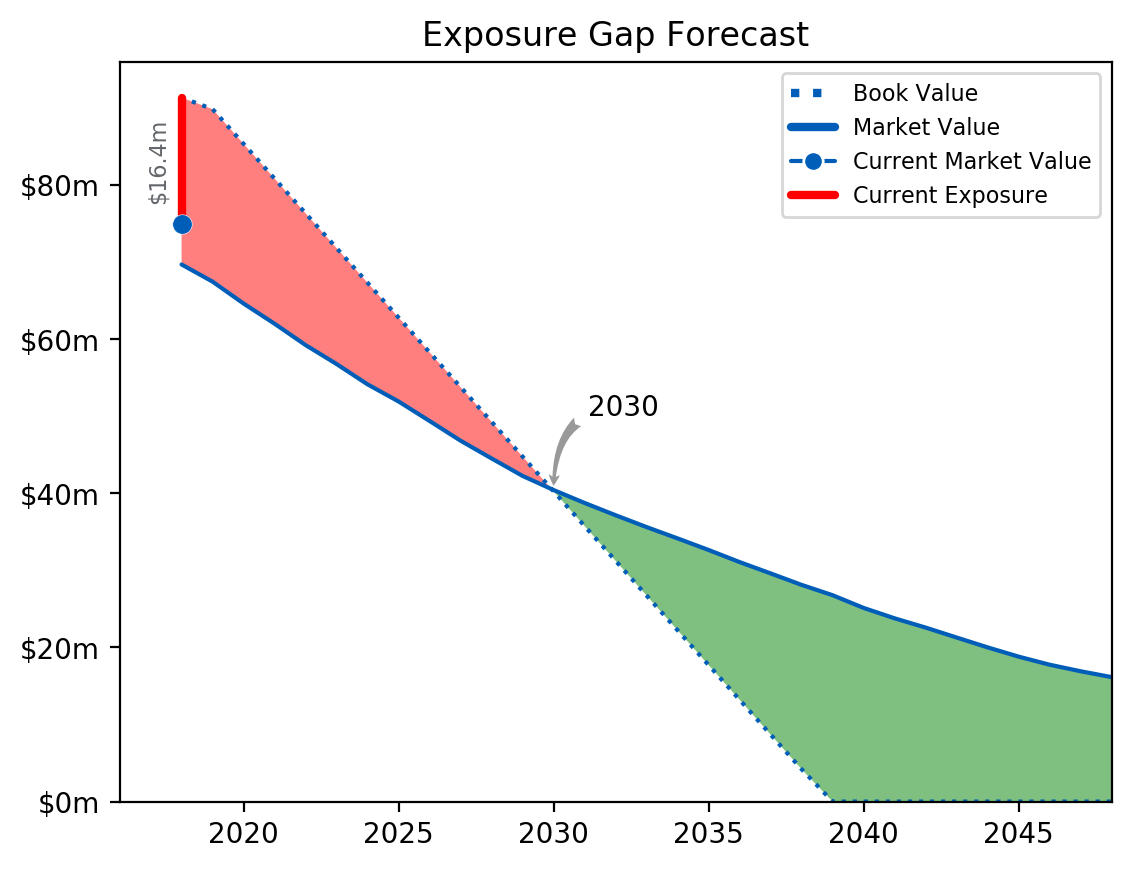

This chart was generated by the following Python code:
import pandas as pd
import numpy as np

import matplotlib
import matplotlib.pyplot as plt

import datetime as datetime
date = datetime.datetime.now().date()
currentYear = date.year


def plot_exposure(years, book, market, CMV, currentYear):
    """
    Plots a single book vs. market gap analysis.
    
    # INPUT -------------------------------------------------------------------
    years               [np.array]
    book                [np.array] array of book/exposure going forward
    market              [np.array] array of appraiser values (future curve)
    currentYear         [int]
    CMV                 [float] current year market

    # RETURN ------------------------------------------------------------------
    plot
    """
    
    fig = plt.gcf()
    fig.clf()

    # calculate yearFlip (when curves cross)
    yearFlip = False # in case they never cross
    if book[0]>market[0]:
        start = 'Below'
        for i in range(len(years)):
            if market[i]>=book[i]:
                yearFlip = years[i]
                break
    elif book[0]<market[0]:
        start = 'Above'
        for i in range(len(years)):
            if market[i]<=book[i]:
                yearFlip = years[i]
                break

    fig, ax = plt.subplots(1, 1)
    ax.plot(years, book, color='#005EB8', solid_capstyle='round', ls=':')
    ax.plot(years, market, color='#005EB8', solid_capstyle='round')
    
    # plot market and diff
    if CMV < book[0]:
        market_color = 'red'
    else:
        market_color = 'green'
    ax.plot([currentYear,currentYear],[book[0],CMV], lw=3, color=market_color, 
            solid_capstyle='round')
    ax.plot(currentYear, CMV, marker='o', markersize=7, color="#005EB8", 
                 markeredgecolor='white', markeredgewidth=.2)
    ax.text(currentYear-0.75, (CMV+book[0])/2, 
            '${}m'.format(round(abs(CMV-book[0]),1)), 
            rotation=90, color='#63666A', fontsize=8, ha='center', va='center')

    # fill between: https://matplotlib.org/examples/pylab_examples/fill_between_demo.html
    ax.fill_between(years, book, market, where=book >= market, facecolor='red', 
                    alpha=.5, interpolate=True)
    ax.fill_between(years, book, market, where=book <= market, facecolor='green', 
                    alpha=.5, interpolate=True)

    if yearFlip==False:
        pass
    else:
        # plot yearFlip
        ax.annotate(yearFlip,
                    xy=(yearFlip, book[np.where(years==yearFlip)]), xycoords='data',
                    xytext=(25, 25), textcoords='offset points',
                    arrowprops=dict(arrowstyle="fancy",
                                    fc="0.6", ec="none",
                                    connectionstyle="angle3,angleA=0,angleB=-90"),
                    horizontalalignment='center', verticalalignment='bottom')

    # axes format
    ax.xaxis.grid(False)
    ax.yaxis.grid(False)
    plt.xlim([currentYear-2,years[-1]])
    plt.ylim(ymin=0)

    # $ format
    import matplotlib.ticker as mtick
    yticks = mtick.FormatStrFormatter('$%1.0fm')
    plt.gca().yaxis.set_major_formatter(yticks)
    
    # legend
    from matplotlib.lines import Line2D
    legend_elements = [Line2D([0], [0], color='#005EB8', lw=3, ls=':', 
                              label='Book Value', solid_capstyle='round'),
                       Line2D([0], [0], color='#005EB8', lw=3, 
                              label='Market Value', solid_capstyle='round'),
                       Line2D([0], [0], marker='o', color='#005EB8', 
                              label='Current Market Value', markeredgecolor='w', 
                              markersize=7, solid_capstyle='round'),
                       Line2D([0], [0], color=market_color, lw=3, 
                              label='Current Exposure', solid_capstyle='round'),

                      ]
    ax.legend(handles=legend_elements, loc='upper right', fontsize=8)

    ax.set_title('Exposure Gap Forecast')
    fname = 'exposure-report.png'
    plt.savefig(fname, bbox_inches='tight', dpi=200)


def main():
    years = np.array([2018, 2019, 2020, 2021, 2022, 2023, 2024, 2025, 2026, 2027, 2028, 
            2029, 2030, 2031, 2032, 2033, 2034, 2035, 2036, 2037, 2038, 2039, 2040, 
            2041, 2042, 2043, 2044, 2045, 2046, 2047, 2048])
    book = np.array([ 91.36,  89.86,  85.35,  80.84,  76.34,  71.83,  67.32,  62.81,
            58.3 ,  53.79,  49.28,  44.77,  40.27,  35.76,  31.25,  26.74,
            22.23,  17.72,  13.21,   8.7 ,   4.2 ,   0.0  ,   0.0  ,   0.0  ,
             0.0  ,   0.0  ,   0.0  ,   0.0  ,   0.0  ,   0.0  ,   0.0  ])
    market = np.array([ 69.7 ,  67.47,  64.63,  62.01,  59.24,  56.78,  54.14,  51.92,
            49.39,  46.83,  44.53,  42.26,  40.43,  38.75,  37.16,  35.62,
            34.15,  32.65,  31.08,  29.61,  28.12,  26.78,  25.13,  23.78,
            22.58,  21.29,  20.01,  18.81,  17.76,  16.91,  16.15])
    CMV = 75

    plot_exposure(years, book, market, CMV, currentYear)


if __name__ == '__main__':
    main()